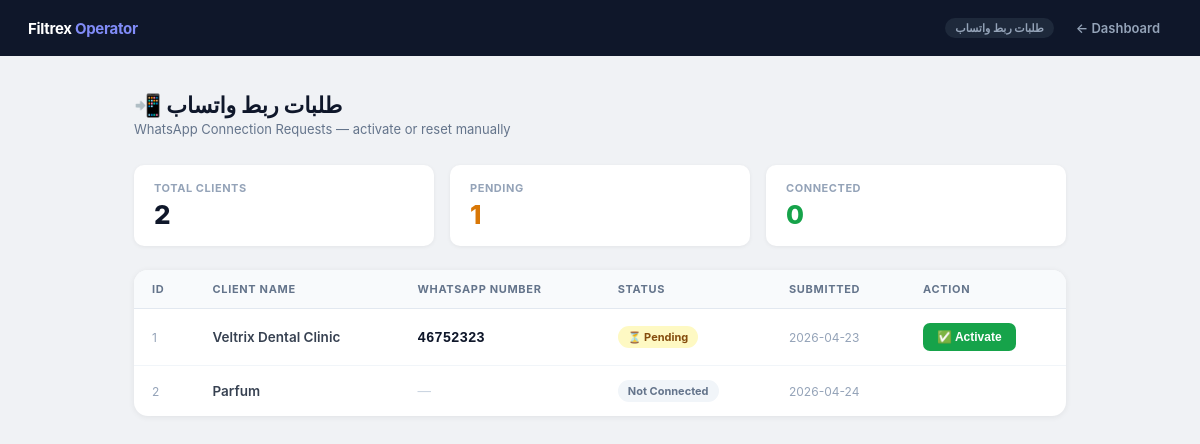
The app's page /saas/whatsapp-requests (signed in) with its own data.
### tables this page shows
CREATE TABLE clients (
                id                INTEGER PRIMARY KEY AUTOINCREMENT,
                name              TEXT NOT NULL,
                business_type     TEXT DEFAULT 'clinic',
                default_language  TEXT DEFAULT 'ar',
                currency          TEXT DEFAULT 'MAD',
                timezone          TEXT DEFAULT 'Africa/Casablanca',
                admin_whatsapp    TEXT,
                ultramsg_instance TEXT,
                ultramsg_token    TEXT,
                is_active         INTEGER DEFAULT 1,
                created_at        TEXT DEFAULT (datetime('now'))
            , whatsapp_connected INTEGER DEFAULT 0, onboarding_step INTEGER DEFAULT 0, referral_code   TEXT, referred_by     INTEGER, referral_count  INTEGER DEFAULT 0, brand_name          TEXT, logo_url            TEXT, primary_color       TEXT DEFAULT '#4f46e5', custom_domain       TEXT, white_label_enabled INTEGER DEFAULT 0, business_whatsapp_number TEXT, whatsapp_connection_status TEXT DEFAULT 'not_connected', whatsapp_provider TEXT DEFAULT 'ultramsg', plan TEXT DEFAULT 'free', subscription_id TEXT, subscription_status TEXT DEFAULT 'inactive', is_trial          INTEGER DEFAULT 0, trial_started_at  TEXT, trial_ends_at     TEXT, affiliate_enabled  INTEGER DEFAULT 1, affiliate_code     TEXT, affiliate_earnings REAL    DEFAULT 0.0, affiliate_rate     REAL    DEFAULT 0.20, assistant_tone        TEXT DEFAULT 'friendly', assistant_goal        TEXT DEFAULT 'book_appointments', business_description  TEXT DEFAULT '', policies              TEXT DEFAULT '', fallback_message      TEXT DEFAULT '', trial_reminder_day  INTEGER DEFAULT 0);

### app.py (the view)
@app.route("/saas/whatsapp-requests")
def saas_whatsapp_requests():
    guard = _saas_guard()
    if guard:
        return guard
    con = get_db_connection()
    try:
        rows = con.execute("""
            SELECT id, name,
                   business_whatsapp_number,
                   whatsapp_connection_status,
                   created_at
            FROM   clients
            WHERE  whatsapp_connection_status IN ('pending', 'connected', 'not_connected')
            ORDER  BY
                   CASE whatsapp_connection_status
                       WHEN 'pending'   THEN 0
                       WHEN 'connected' THEN 1
                       ELSE 2
                   END,
                   id DESC
        """).fetchall()
        clients_list = [dict(r) for r in rows]
    finally:
        con.close()
    return render_template("saas/whatsapp_requests.html", clients=clients_list)

### app.py (called while the page is built, shortened)
@app.context_processor
def _inject_branding():
    return {"branding": getattr(g, "branding", {"brand_name": "Filtrex AI",
                                                  "logo_url": None,
                                                  "primary_color": "#4f46e5",
                                                  "white_label_enabled": 0})}

@app.context_processor
def _inject_lang():
    cid = session.get("client_id")
    lang = "en"
    if cid:
        _con = sqlite3.connect("bookings.db", timeout=10)
        _con.row_factory = sqlite3.Row
        try:
            _row = _con.execute(
                "SELECT default_language FROM clients WHERE id=?", (cid,)
            ).fetchone()
        finally:
            _con.close()
        if _row:
            lang = _row["default_language"] or "en"
    return {"lang": lang, "t": t}

@app.context_processor
def _inject_trial_info():
    try:
        cid = session.get("client_id")
        if cid:
            _client = get_client(cid)
            return {"trial_info": get_trial_status(_client)}
    except Exception:
        pass
    return {"trial_info": None}

def get_db_connection():
    con = sqlite3.connect(DB_FILE, timeout=10)
    con.row_factory = sqlite3.Row
    return con

def _session_client_id():
    cid = session.get("client_id")
    return int(cid) if cid else CLIENT_ID

def get_client(client_id=CLIENT_ID):
    con = get_db_connection()
    try:
        row = con.execute("SELECT * FROM clients WHERE id=?", (client_id,)).fetchone()
    finally:
        con.close()
    return dict(row) if row else {}

def get_trial_status(client):
    if not client or not client.get("is_trial"):
        return {"is_trial": False, "active": False, "expired": False}

def _saas_guard():
    if not session.get("logged_in"):
        return redirect(url_for("login"))
    if _session_client_id() != 1:
        return "Forbidden", 403
    return None

### templates/saas/whatsapp_requests.html (shortened to what this page needs)
<!DOCTYPE html>
<html lang="en">
<head>
</head>
<body>
<nav class="nav">
  <div class="nav-brand">Filtrex <span>Operator</span></div>
  <div style="display:flex;align-items:center;gap:10px;">
    <span class="nav-badge">طلبات ربط واتساب</span>
    <a href="/admin/dashboard" class="nav-link">← Dashboard</a>
  </div>
</nav>
<div class="shell">
  <div class="page-head">
    <div>
      <h1>📲 طلبات ربط واتساب</h1>
      <p class="sub">WhatsApp Connection Requests — activate or reset manually</p>
    </div>
  </div>
  {% set pending_count   = clients | selectattr("whatsapp_connection_status", "equalto", "pending")   | list | length %}
  {% set connected_count = clients | selectattr("whatsapp_connection_status", "equalto", "connected") | list | length %}
  {% set total_count     = clients | length %}
  <div class="stats-row">
    <div class="stat">
      <div class="stat-label">Total Clients</div>
      <div class="stat-val">{{ total_count }}</div>
    </div>
    <div class="stat">
      <div class="stat-label">Pending</div>
      <div class="stat-val yellow">{{ pending_count }}</div>
    </div>
    <div class="stat">
      <div class="stat-label">Connected</div>
      <div class="stat-val green">{{ connected_count }}</div>
    </div>
  </div>
  <div class="card">
    {% if clients %}
    <table>
      <thead>
        <tr>
          <th>ID</th>
          <th>Client Name</th>
          <th>WhatsApp Number</th>
          <th>Status</th>
          <th>Submitted</th>
          <th>Action</th>
        </tr>
      </thead>
      <tbody>
        {% for c in clients %}
        <tr>
          <td style="color:#94a3b8;font-size:12px;">{{ c.id }}</td>
          <td style="font-weight:600;">{{ c.name }}</td>
          <td>
            {% if c.business_whatsapp_number %}
              <span class="num">{{ c.business_whatsapp_number }}</span>
            {% else %}
              <span style="color:#cbd5e1;">—</span>
            {% endif %}
          </td>
          <td>
            {% if c.whatsapp_connection_status == 'connected' %}
              <span class="badge badge-connected">✅ Connected</span>
            {% elif c.whatsapp_connection_status == 'pending' %}
              <span class="badge badge-pending">⏳ Pending</span>
            {% else %}
              <span class="badge badge-not">Not Connected</span>
            {% endif %}
          </td>
          <td style="font-size:12px;color:#94a3b8;">
            {{ (c.created_at or '')[:10] }}
          </td>
          <td>
            <div style="display:flex;gap:8px;flex-wrap:wrap;">
              {% if c.whatsapp_connection_status != 'connected' and c.business_whatsapp_number %}
              <form method="POST" action="/saas/whatsapp-approve">
                <button type="submit" class="btn-activate"
                        onclick="return confirm('Activate WhatsApp for {{ c.name }}?')">
                  ✅ Activate
                </button>
              </form>
              {% endif %}
            </div>
          </td>
        </tr>
        {% endfor %}
      </tbody>
    </table>
    {% else %}
    <div class="empty">
      <div class="empty-icon">📵</div>
      <div style="font-size:15px;font-weight:600;color:#64748b;">No connection requests yet</div>
      <div style="font-size:13px;margin-top:4px;">Clients who submit their number will appear here.</div>
    </div>
    {% endif %}
  </div>
</div>
</body>
</html>

### templates/saas/whatsapp_requests.html (style rules this page uses)
*, *::before, *::after { box-sizing: border-box; margin: 0; padding: 0; }
body { font-family: -apple-system, BlinkMacSystemFont, "Segoe UI", Roboto, sans-serif; background: #f0f2f5; min-height: 100vh; color: #111; }
.nav { background: #0f172a; height: 56px; display: flex; align-items: center; padding: 0 28px; justify-content: space-between; }
.nav-brand { font-size: 15px; font-weight: 700; color: #fff; letter-spacing: -.3px; }
.nav-brand span { color: #818cf8; }
.nav-badge { font-size: 11px; font-weight: 700; padding: 3px 10px; background: #1e293b; color: #94a3b8; border-radius: 99px; }
.shell { max-width: 980px; margin: 0 auto; padding: 36px 24px; }
.page-head { display: flex; align-items: flex-end; justify-content: space-between; margin-bottom: 28px; flex-wrap: wrap; gap: 12px; }
h1 { font-size: 22px; font-weight: 800; color: #0f172a; }
.sub { font-size: 13px; color: #64748b; margin-top: 3px; }
.card { background: #fff; border-radius: 14px; box-shadow: 0 1px 6px rgba(0,0,0,.07); overflow: hidden; }
table { width: 100%; border-collapse: collapse; font-size: 13.5px; }
thead { background: #f8fafc; border-bottom: 1px solid #e2e8f0; }
th { padding: 12px 18px; text-align: left; font-size: 11px; font-weight: 700; text-transform: uppercase; letter-spacing: .06em; color: #64748b; }
td { padding: 14px 18px; color: #374151; border-bottom: 1px solid #f1f5f9; vertical-align: middle; }
tr:last-child td { border-bottom: none; }
.badge { display: inline-block; padding: 4px 10px; border-radius: 99px; font-size: 11px; font-weight: 700; }
.badge-pending { background: #fef9c3; color: #854d0e; }
.badge-not { background: #f1f5f9; color: #64748b; }
.btn-activate { padding: 7px 14px; background: #16a34a; color: #fff; border: none; border-radius: 7px; font-size: 12px; font-weight: 700; cursor: pointer; transition: opacity .15s; white-space: nowrap; }
.num { font-family: monospace; font-size: 14px; font-weight: 700; color: #0f172a; }
.stats-row { display: flex; gap: 16px; margin-bottom: 24px; flex-wrap: wrap; }
.stat { background: #fff; border-radius: 10px; padding: 16px 20px; box-shadow: 0 1px 4px rgba(0,0,0,.06); flex: 1; min-width: 120px; }
.stat-label { font-size: 11px; font-weight: 700; color: #94a3b8; text-transform: uppercase; letter-spacing: .05em; }
.stat-val { font-size: 26px; font-weight: 800; color: #0f172a; margin-top: 4px; }
.stat-val.green { color: #16a34a; }
.stat-val.yellow { color: #d97706; }
a.nav-link { color: #94a3b8; font-size: 13px; font-weight: 600; text-decoration: none; padding: 6px 12px; border-radius: 7px; }

### records on screen
clients: id "1", name "Veltrix Dental Clinic", business_whatsapp_number "46752323", whatsapp_connection_status "⏳ Pending", created_at "2026-04-23"
clients: id "2", name "Parfum", whatsapp_connection_status "Not Connected", created_at "2026-04-24"

### other values on screen
{{ total_count }} "2"
{{ pending_count }} "1"
{{ connected_count }} "0"
